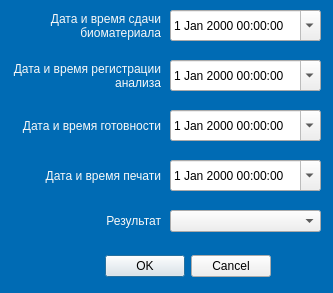
<?xml version="1.0" encoding="UTF-8"?>
<ui version="4.0">
 <class>Dialog</class>
 <widget class="QDialog" name="Dialog">
  <property name="geometry">
   <rect>
    <x>0</x>
    <y>0</y>
    <width>333</width>
    <height>293</height>
   </rect>
  </property>
  <property name="windowTitle">
   <string>Dialog</string>
  </property>
  <property name="styleSheet">
   <string notr="true">QDialog{
background: rgb(0, 107, 180)
}</string>
  </property>
  <widget class="QDialogButtonBox" name="buttonBox">
   <property name="geometry">
    <rect>
     <x>70</x>
     <y>250</y>
     <width>201</width>
     <height>32</height>
    </rect>
   </property>
   <property name="orientation">
    <enum>Qt::Horizontal</enum>
   </property>
   <property name="standardButtons">
    <set>QDialogButtonBox::Cancel|QDialogButtonBox::Ok</set>
   </property>
  </widget>
  <widget class="QDateTimeEdit" name="dateReady">
   <property name="geometry">
    <rect>
     <x>170</x>
     <y>110</y>
     <width>151</width>
     <height>31</height>
    </rect>
   </property>
   <property name="calendarPopup">
    <bool>true</bool>
   </property>
  </widget>
  <widget class="QDateTimeEdit" name="dateReg">
   <property name="geometry">
    <rect>
     <x>170</x>
     <y>60</y>
     <width>151</width>
     <height>31</height>
    </rect>
   </property>
   <property name="calendarPopup">
    <bool>true</bool>
   </property>
  </widget>
  <widget class="QLabel" name="label_9">
   <property name="geometry">
    <rect>
     <x>10</x>
     <y>110</y>
     <width>151</width>
     <height>31</height>
    </rect>
   </property>
   <property name="styleSheet">
    <string notr="true">color: #f8f8f8</string>
   </property>
   <property name="text">
    <string>Дата и время готовности</string>
   </property>
   <property name="alignment">
    <set>Qt::AlignRight|Qt::AlignTrailing|Qt::AlignVCenter</set>
   </property>
   <property name="wordWrap">
    <bool>true</bool>
   </property>
  </widget>
  <widget class="QLabel" name="label_7">
   <property name="geometry">
    <rect>
     <x>10</x>
     <y>10</y>
     <width>151</width>
     <height>31</height>
    </rect>
   </property>
   <property name="styleSheet">
    <string notr="true">color: #f8f8f8</string>
   </property>
   <property name="text">
    <string>Дата и время сдачи биоматериала</string>
   </property>
   <property name="alignment">
    <set>Qt::AlignRight|Qt::AlignTrailing|Qt::AlignVCenter</set>
   </property>
   <property name="wordWrap">
    <bool>true</bool>
   </property>
  </widget>
  <widget class="QLabel" name="label_8">
   <property name="geometry">
    <rect>
     <x>10</x>
     <y>60</y>
     <width>151</width>
     <height>31</height>
    </rect>
   </property>
   <property name="styleSheet">
    <string notr="true">color: #f8f8f8</string>
   </property>
   <property name="text">
    <string>Дата и время регистрации анализа</string>
   </property>
   <property name="alignment">
    <set>Qt::AlignRight|Qt::AlignTrailing|Qt::AlignVCenter</set>
   </property>
   <property name="wordWrap">
    <bool>true</bool>
   </property>
  </widget>
  <widget class="QDateTimeEdit" name="dateAnalyse">
   <property name="geometry">
    <rect>
     <x>170</x>
     <y>10</y>
     <width>151</width>
     <height>31</height>
    </rect>
   </property>
   <property name="calendarPopup">
    <bool>true</bool>
   </property>
  </widget>
  <widget class="QComboBox" name="cmbResult">
   <property name="geometry">
    <rect>
     <x>170</x>
     <y>210</y>
     <width>151</width>
     <height>22</height>
    </rect>
   </property>
  </widget>
  <widget class="QLabel" name="label_10">
   <property name="geometry">
    <rect>
     <x>60</x>
     <y>210</y>
     <width>101</width>
     <height>21</height>
    </rect>
   </property>
   <property name="styleSheet">
    <string notr="true">color: #f8f8f8</string>
   </property>
   <property name="text">
    <string>Результат</string>
   </property>
   <property name="alignment">
    <set>Qt::AlignRight|Qt::AlignTrailing|Qt::AlignVCenter</set>
   </property>
   <property name="wordWrap">
    <bool>true</bool>
   </property>
  </widget>
  <widget class="QLabel" name="label_11">
   <property name="geometry">
    <rect>
     <x>10</x>
     <y>160</y>
     <width>151</width>
     <height>31</height>
    </rect>
   </property>
   <property name="styleSheet">
    <string notr="true">color: #f8f8f8</string>
   </property>
   <property name="text">
    <string>Дата и время печати</string>
   </property>
   <property name="alignment">
    <set>Qt::AlignRight|Qt::AlignTrailing|Qt::AlignVCenter</set>
   </property>
   <property name="wordWrap">
    <bool>true</bool>
   </property>
  </widget>
  <widget class="QDateTimeEdit" name="datePrint">
   <property name="geometry">
    <rect>
     <x>170</x>
     <y>160</y>
     <width>151</width>
     <height>31</height>
    </rect>
   </property>
   <property name="calendarPopup">
    <bool>true</bool>
   </property>
  </widget>
 </widget>
 <resources/>
 <connections>
  <connection>
   <sender>buttonBox</sender>
   <signal>accepted()</signal>
   <receiver>Dialog</receiver>
   <slot>accept()</slot>
   <hints>
    <hint type="sourcelabel">
     <x>248</x>
     <y>254</y>
    </hint>
    <hint type="destinationlabel">
     <x>157</x>
     <y>274</y>
    </hint>
   </hints>
  </connection>
  <connection>
   <sender>buttonBox</sender>
   <signal>rejected()</signal>
   <receiver>Dialog</receiver>
   <slot>reject()</slot>
   <hints>
    <hint type="sourcelabel">
     <x>316</x>
     <y>260</y>
    </hint>
    <hint type="destinationlabel">
     <x>286</x>
     <y>274</y>
    </hint>
   </hints>
  </connection>
 </connections>
</ui>
